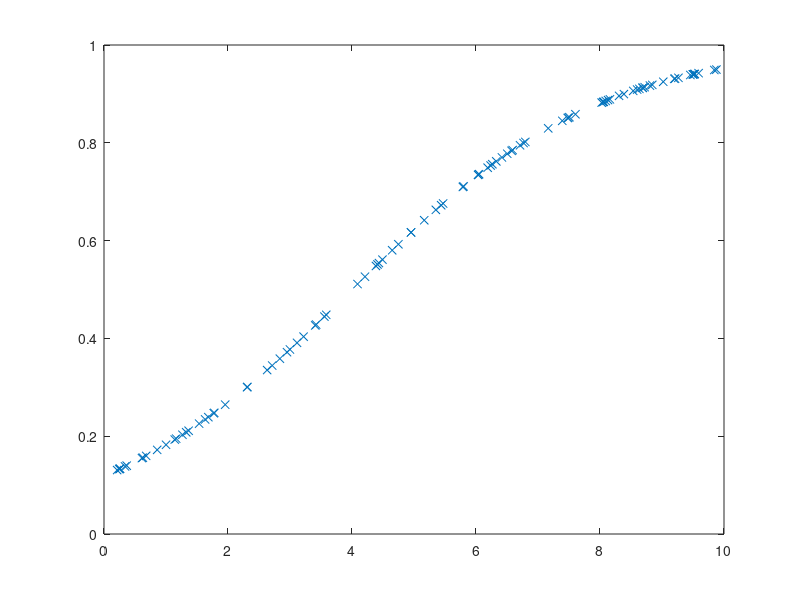
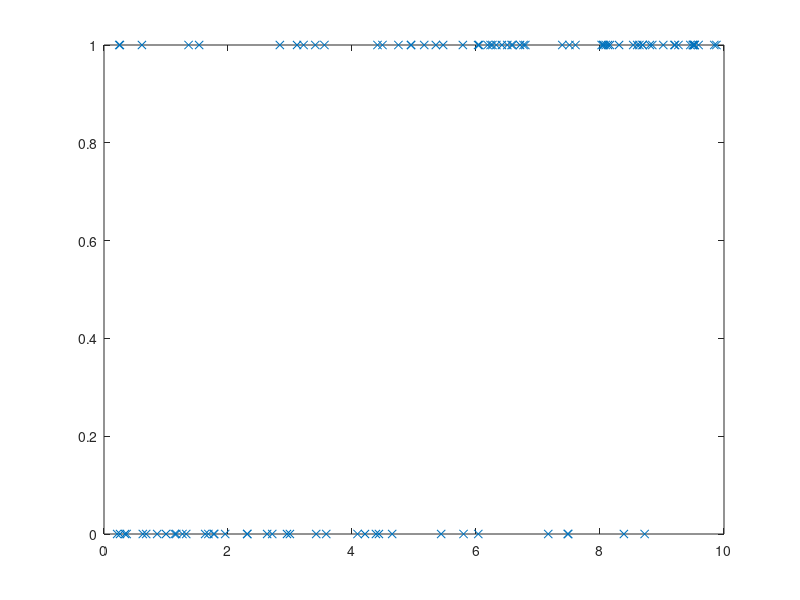

Recreate these plots in MATLAB, in order.
% binary_data.m
%
% Produces binary data (1s or 0s) probabilistically according to a
% specified function of a control parameter.
% For example, this could be results of a test of stimulus detection (1 =
% detected, 0 = not detected) where the control parameter would be
% strength of stimulus (eg signal to noise ratio).
%
%
Nvals = 100;

xmin = 0;
xmax = 10;

x = xmin + (xmax-xmin)*rand(1,Nvals);

sigma = 2;  % range over which detection increases from 0 to 1
x0 = 4;     % threshold for detection

f_of_x = 1./( 1+exp( (x0-x)/sigma ) );     % logistic function

y = rand(size(x)) < f_of_x;

figure(1)
plot(x,f_of_x,'x')
figure(2)
plot(x,y,'x')



